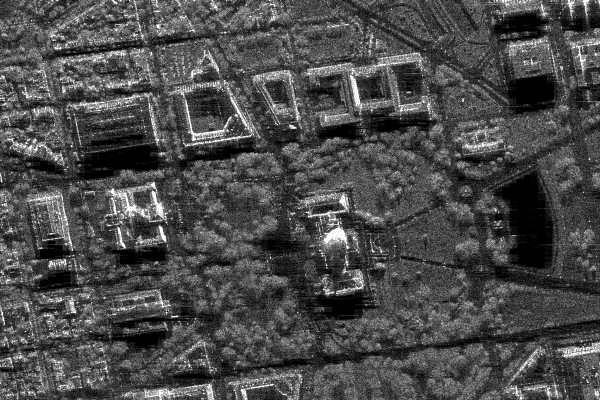
#> input picture sar_1_gray.jpg, 600 x 400 px, given in place of sar_2_color.jpg, which was not available
$ jupyter execute DE_IP_2024_Task_1.ipynb   (text cells are left out)
#> lines starting #> are read from the running program, lines starting #| are printed output that depends on the picture; after the words box and inside, x2 and y2 are one past the last pixel; in counts of white or black regions, pixels touching at a corner belong together; long printed decimals are rounded; pictures that were not available may be replaced by others from this repository, and a replacement may not be noted
[cell 1]
import numpy as np
import cv2
import matplotlib.pyplot as plt

[cell 2]
image = cv2.imread('sar_2_color.jpg')
#> image is the input picture: shape (400, 600, 3); min 0, max 255, mean 74.9

[cell 3]
plt.imshow(image)

[cell 4]
image.shape # h,w,c
#> Out = (400, 600, 3)

[cell 5]
image[250,250] # b,g,r
#> Out = [74, 74, 74]

[cell 6]
# ROI
img_roi = image[100:200, 500:700]
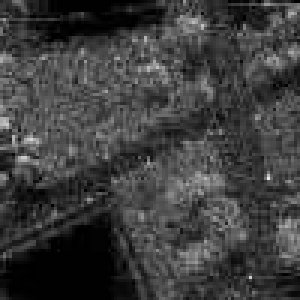
#> img_roi: shape (100, 100, 3) (shown 3 times larger); min 0, max 233, mean 61.5

[cell 7]
plt.imshow(img_roi)

[cell 8]
b,g,r = cv2.split(image)

[cell 9]
plt.imshow(b, cmap = 'gray')

[cell 10]
plt.imshow(g, cmap = 'gray')

[cell 11]
# alternative approach
b = image[:,:,0]

[cell 12]
import copy

image2 = copy.deepcopy(image)

[cell 13]
image2[50:100,50:100] = [0,0,0]
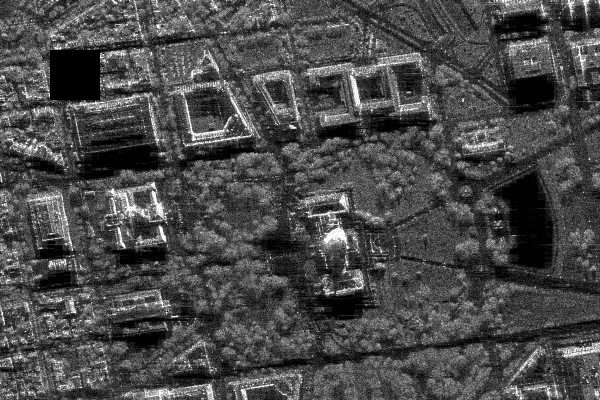
#> image2: shape (400, 600, 3); 1.03% of pixels changed, all inside (x1, y1, x2, y2) = (50, 50, 100, 100)

[cell 14]
plt.imshow(image2)

[cell 15]
# empty image
image_template = np.zeros(image.shape,np.uint8)

[cell 16]
plt.imshow(image_template)

[cell 17]
image_template[0,0]
#> Out = [0, 0, 0]

[cell 18]
image_gray = cv2.cvtColor(image, cv2.COLOR_BGR2GRAY)

[cell 19]
image_gray[0,0]
#> Out = 23

[cell 20]
image_gray.shape
#> Out = (400, 600)

[cell 21]
image_hsv = cv2.cvtColor(image, cv2.COLOR_BGR2HSV)
#> image_hsv: shape (400, 600, 3); mean H, S, V 0, 0, 74.9

[cell 22]
image_hsv.shape
#> Out = (400, 600, 3)

[cell 23]
image_hsv[0,0]
#> Out = [0, 0, 23]

[cell 24]
image[0,0]
#> Out = [23, 23, 23]

[cell 25]
image_lab = cv2.cvtColor(image, cv2.COLOR_BGR2Lab)
#> image_lab: shape (400, 600, 3); mean of channels 0, 1, 2 79.6, 128, 128

[cell 26]
image_lab[0,0]
#> Out = [19, 128, 128]

[cell 27]
_,thresh1 = cv2.threshold(image_gray,200,255,cv2.THRESH_BINARY)
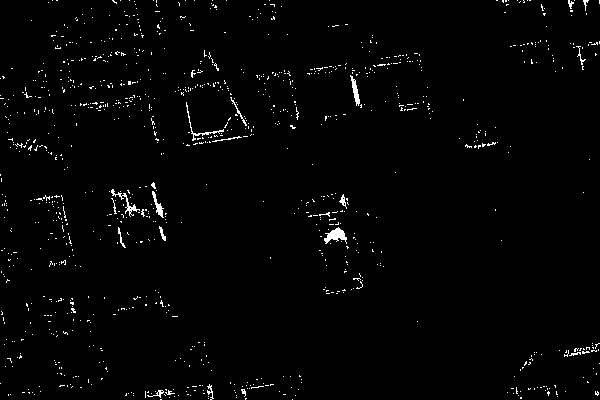
#> thresh1: shape (400, 600); 1.6% white in thin lines or dots

[cell 28]
plt.imshow(thresh1, cmap='gray')

[cell 29]
thresh1[thresh1==100].sum()
#> Out = 0

[cell 30]
histSize = 256
histRange = (0, 256)
accumulate = False

b_hist = cv2.calcHist([b], [0], None, [histSize], histRange, accumulate=accumulate)
#> b_hist = 256 values, max 3786 at index 1, min 40 at index 251, mean 937.5

[cell 31]
plt.plot(b_hist)
#> figure, not shown here; curve peaks at x = 1, y = 3786

[cell 32]
b_hist_cum = b_hist.cumsum()
#> b_hist_cum = 256 values from 2689 to 240000

[cell 33]
plt.plot(b_hist_cum)
#> figure, not shown here; curve peaks at x = 255, y = 240000

[cell 34]
b_hist_norm = b_hist /  (image.shape[0] * image.shape[1])
#> b_hist_norm = 256 values, max 0.0158 at index 1, min 0.000167 at index 251, mean 0.00391

[cell 35]
plt.plot(b_hist_norm)
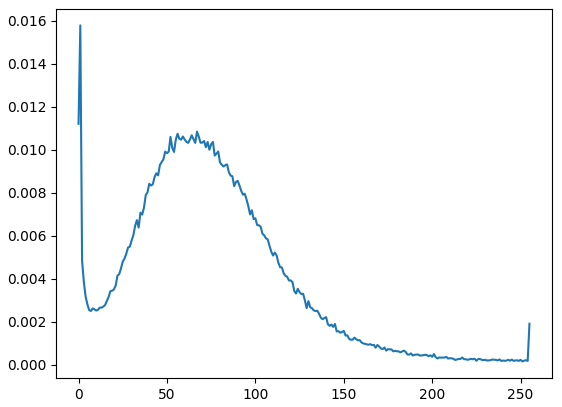
#> figure drawn by matplotlib, 1 panel; curve peaks at x = 1, y = 0.0158

[cell 36]
from skimage.metrics import structural_similarity, mean_squared_error

(ssim, diff) = structural_similarity(image_gray, image_gray, full=True)
#> diff: shape (400, 600) float64; every value is 1
#> ssim = 1
diff = (diff * 255).astype("uint8")
#> diff: shape (400, 600); every value is 255
print("SSIM: {}".format(ssim))
#| SSIM: 1.0

[cell 37]
plt.imshow(diff)

[cell 38]
mse = mean_squared_error(image_gray, image_gray)
#> mse = 0
mse
#> Out = 0

[cell 39]
mean = image_gray.mean()
#> mean = 74.94

[cell 40]
std = image_gray.std()
#> std = 43.66

[cell 41]
print(mean,std)
#| 74.942 43.658

[cell 42]
eq_gray = cv2.equalizeHist(image_gray)
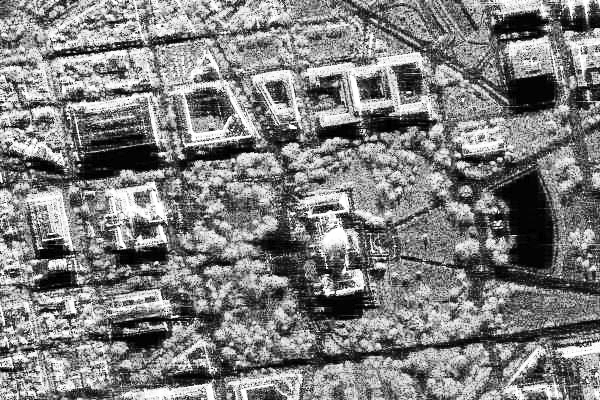
#> eq_gray: shape (400, 600); min 0, max 255, mean 127

[cell 43]
plt.imshow(eq_gray, cmap="gray")

[cell 44]
plt.imshow(image_gray, cmap="gray")

[cell 45]
# 1. Загрузите изображение в оттенках серого sar_1_gray.jpg.
# 2. постройте гистограмму
# 3. реализуйте алгоритм гамма коррекции с параметром гамма <1, >1.
# 4. Сравните исходное изображение, скорректированное при помощи гамма-фильтра. MSE, SSIM.
# 5. реализуйте алгоритм статистической цветокоррекции на основе статистики eq_gray.
# 6. Протестируйте работу алгоритмов пороговой фильтрации с различными параметрами.
# Для каждого решения - напечатайте результат

[cell 46]
# 1. Загрузите изображение в оттенках серого sar_1_gray.jpg.
import cv2
import matplotlib.pyplot as plt

image = cv2.imread("sar_1_gray.jpg", cv2.IMREAD_GRAYSCALE)
plt.imshow(image, cmap="gray")
plt.show()

[cell 47]
# 2. постройте гистограмму
import numpy as np

plt.hist(image.ravel(), bins=256, range=(0, 256))
plt.show()
#> figure, not shown here; tallest bar 3786 high, from x = 1 to 2

[cell 48]
# 3. реализуйте алгоритм гамма коррекции с параметром гамма <1, >1.
import numpy as np
import matplotlib.pyplot as plt

def gamma_correction(img, gamma):
#> called with gamma = 0.5
    return np.uint8(255 * (img / 255) ** gamma)
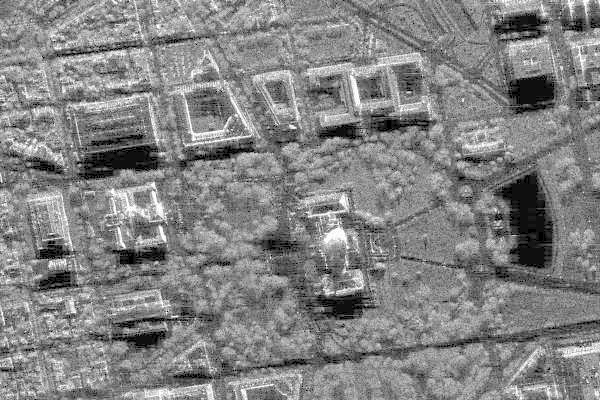
#> returned value: shape (400, 600); min 0, max 255, mean 130.6

gamma1, gamma2 = 0.5, 2.0
img_light = gamma_correction(image, gamma1)
img_dark = gamma_correction(image, gamma2)
#> call 2 of gamma_correction, with gamma = 2
#> in gamma_correction (call 2), `return np.uint8(255 * (img / 255) ** gamma)`:
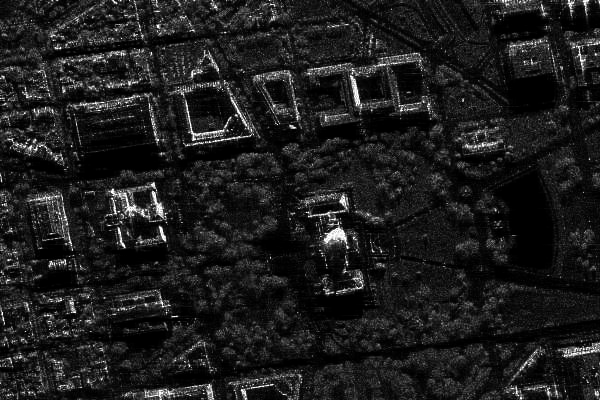
#> returned value: shape (400, 600); min 0, max 255, mean 29.1

titles = ['Оригинал', 'Гамма=0.5', 'Гамма=2.0']
images = [image, img_light, img_dark]

plt.figure(figsize=(10, 4))
for i in range(3):
    plt.subplot(1, 3, i + 1)
    plt.imshow(images[i], cmap='gray')
    plt.title(titles[i])

plt.tight_layout()
plt.show()

[cell 49]
# 4. Сравните исходное изображение, скорректированное при помощи гамма-фильтра. MSE, SSIM.
from skimage.metrics import mean_squared_error, structural_similarity
import matplotlib.pyplot as plt

print("MSE (Гамма=0.5):", mean_squared_error(image, img_light))
#| MSE (Гамма=0.5): 3250.429
print("MSE (Гамма=2.0):", mean_squared_error(image, img_dark))
#| MSE (Гамма=2.0): 2383.764

print("SSIM (Гамма=0.5):", structural_similarity(image, img_light, channel_axis=None, win_size=3))
#| SSIM (Гамма=0.5): 0.7734
print("SSIM (Гамма=2.0):", structural_similarity(image, img_dark, channel_axis=None, win_size=3))
#| SSIM (Гамма=2.0): 0.5005

[cell 50]
# 5. реализуйте алгоритм статистической цветокоррекции на основе статистики eq_gray.
import numpy as np
import matplotlib.pyplot as plt

eq_gray = cv2.imread("sar_1_gray.jpg", cv2.IMREAD_GRAYSCALE)

def statistical_color_correction(src, ref):
    mean_src, std_src = np.mean(src), np.std(src)
#> mean_src = 74.94; std_src = 43.66
    mean_ref, std_ref = np.mean(ref), np.std(ref)
#> mean_ref = 74.94; std_ref = 43.66

    corrected = (src - mean_src) * (std_ref / std_src) + mean_ref
    corrected = np.clip(corrected, 0, 255)

    return corrected.astype(np.uint8)

corrected_img = statistical_color_correction(image, eq_gray)

plt.figure(figsize=(10,4))
plt.subplot(1,3,1); plt.imshow(image, cmap='gray'); plt.title("Оригинал")
plt.subplot(1,3,2); plt.imshow(eq_gray, cmap='gray'); plt.title("eq_gray")
plt.subplot(1,3,3); plt.imshow(corrected_img, cmap='gray'); plt.title("После коррекции")
plt.tight_layout()
plt.show()

[cell 51]
# 6. Протестируйте работу алгоритмов пороговой фильтрации с различными параметрами.
import cv2
import matplotlib.pyplot as plt

# Ручные значения порога
threshold_values = [50, 100, 150, 200]
binary_images = []

plt.figure(figsize=(15, 6))

#1. Пороговая фильтрация
for i, T in enumerate(threshold_values):
    _, thresh = cv2.threshold(image, T, 255, cv2.THRESH_BINARY)
    binary_images.append(thresh)
    plt.subplot(2, len(threshold_values) + 2, i + 1)
    plt.imshow(thresh, cmap='gray')
    plt.title(f"Порог={T}")
    plt.axis('off')
#> this loop made 4 passes
#> pass 1, `_, thresh = cv2.threshold(image, T, 255, cv2.THRESH_BINARY)`:
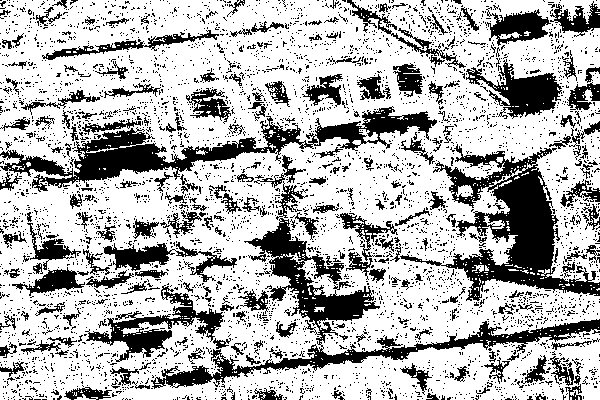
#> thresh: shape (400, 600); 70.5% white; 4371 black regions (4132 under 20 px), largest, box (x1, y1, x2, y2) and area: (151, 218, 600, 389) 9418, (400, 144, 600, 301) 9322, (0, 106, 437, 192) 8317
#> after the loop, binary_images = 4 items

#2.Метод Отсу (автоматический)
_, otsu = cv2.threshold(image, 0, 255, cv2.THRESH_BINARY + cv2.THRESH_OTSU)
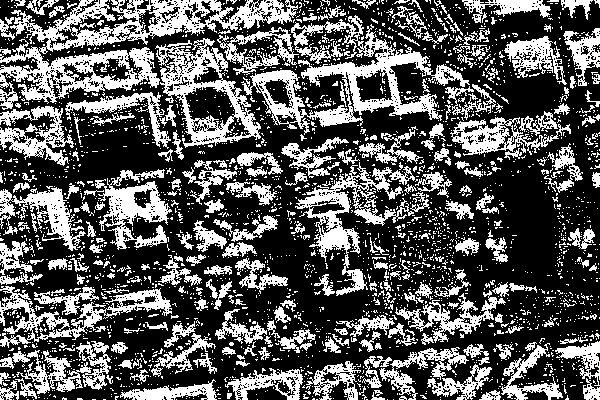
#> otsu: shape (400, 600); 35% white; 2763 white regions (2491 under 20 px), largest, box (x1, y1, x2, y2) and area: (0, 0, 298, 110) 9753, (241, 15, 470, 135) 6934, (155, 38, 261, 148) 3834
plt.subplot(2, len(threshold_values) + 2, len(threshold_values) + 1)
plt.imshow(otsu, cmap='gray')
plt.title(f"Отсу (T={_:.0f})")
plt.axis('off')

#3.Адаптивная пороговая фильтрация
adaptive = cv2.adaptiveThreshold(image, 255, cv2.ADAPTIVE_THRESH_GAUSSIAN_C,
                                 cv2.THRESH_BINARY, 11, 2)
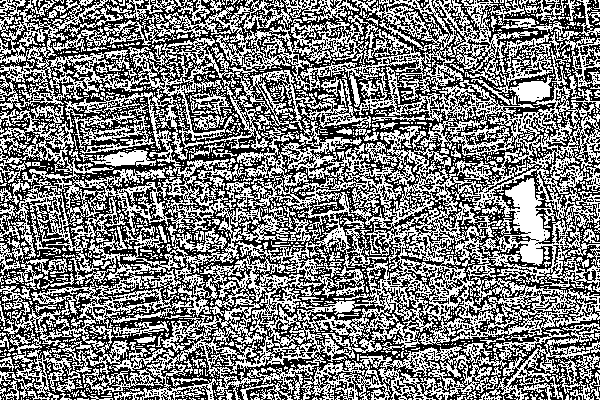
#> adaptive: shape (400, 600); 49.1% white in thin lines or dots
plt.subplot(2, len(threshold_values) + 2, len(threshold_values) + 2)
plt.imshow(adaptive, cmap='gray')
plt.title("Адаптивная")
plt.axis('off')

plt.tight_layout()
plt.show()
